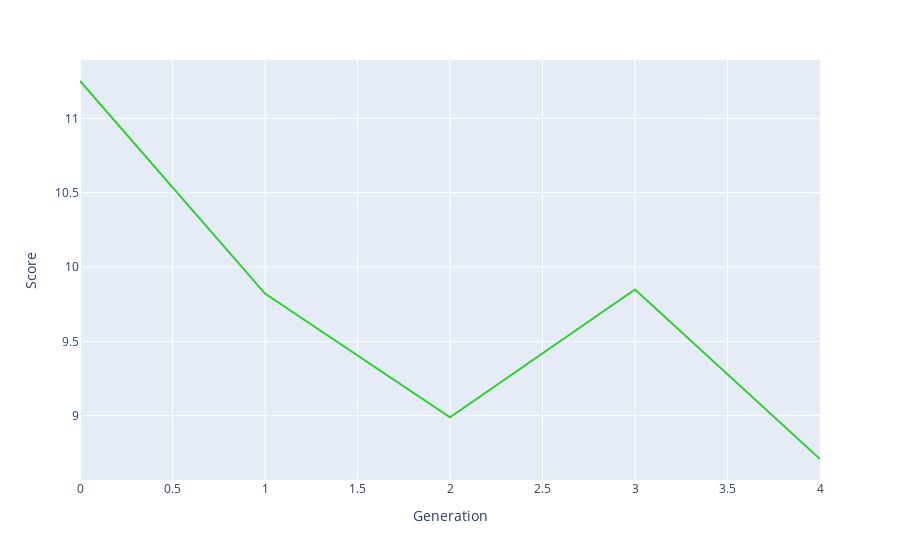

Source (notebook cell):
### Code cell
bestRankDF = pd.DataFrame(bestRank, columns=['Score', 'Schedule'])
bestRank
bestRankDF['Generation'] = bestRankDF.index.values
fig = px.line(bestRankDF, x='Generation', y='Score',hover_data=['Schedule'])
fig.update_traces(line_color='LimeGreen')
fig.show()

### Figure 1 — Plotly figure (JSON) as saved in the notebook; plotly's stock layout.template omitted (floating-point values rounded to 4 significant figures; data arrays with more than 128 entries replaced by an {"elided": "..."} marker saying what was removed)
{"data": [{"customdata": {"elided": "5x1x48 int values"}, "hovertemplate": "Generation=%{x}<br>Score=%{y}<br>Schedule=%{customdata[0]}<extra></extra>", "legendgroup": "", "line": {"color": "LimeGreen", "dash": "solid"}, "marker": {"symbol": "circle"}, "mode": "lines", "name": "", "orientation": "v", "showlegend": false, "type": "scatter", "x": [0, 1, 2, 3, 4], "xaxis": "x", "y": [11.25, 9.821, 8.99, 9.849, 8.709], "yaxis": "y"}], "layout": {"legend": {"tracegroupgap": 0}, "margin": {"t": 60}, "xaxis": {"anchor": "y", "domain": [0, 1], "title": {"text": "Generation"}}, "yaxis": {"anchor": "x", "domain": [0, 1], "title": {"text": "Score"}}}}
